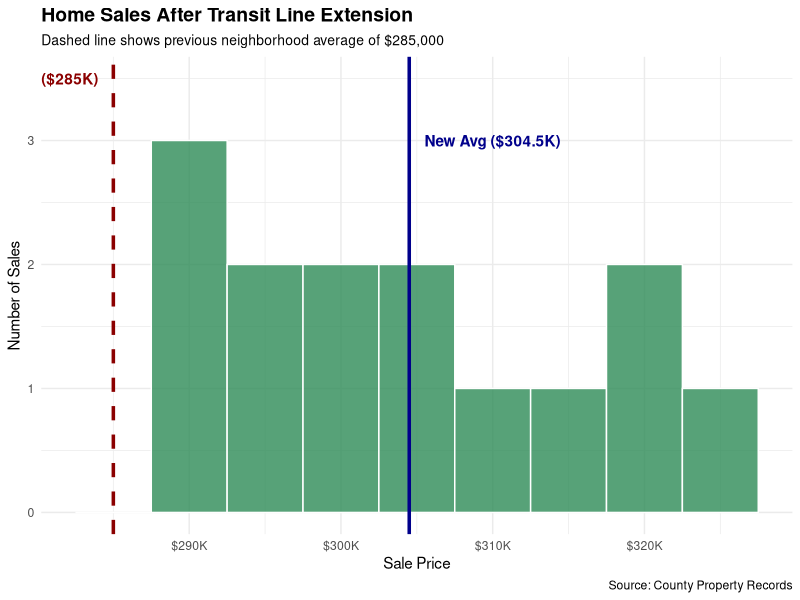

This figure's R source:
## ---- chunk 1
knitr::opts_chunk$set(echo = TRUE, message = FALSE, warning = FALSE)
options(scipen=999)
library(tidyverse)
## ---- chunk 2
# Known information about home values before the transit line
prior_mean <- 285000  # average home value
prior_sd <- 32000     # standard deviation

# Home sale prices after the transit line opened (14 homes)
new_prices <- c(297000, 305000, 292000, 318000, 290000, 311000, 299000, 
                325000, 302000, 288000, 307000, 315000, 320000, 294000)

# Create a journalist-friendly dataset
home_data <- tibble(
  sale_id = 1:14,
  sale_price = new_prices
)

# View the data
home_data
## ---- chunk 3
new_stats <- home_data |> 
  summarise(
    mean = mean(sale_price),
    sd = sd(sale_price),
    n = n()
  )

new_stats
## ---- chunk 4
# Function to format currency values
dollar_format <- function(x) {
  paste0("$", format(x/1000, big.mark=","), "K")
}

ggplot(home_data, aes(x = sale_price)) +
  geom_histogram(binwidth = 5000, fill = "seagreen", color = "white", alpha = 0.8) +
  geom_vline(xintercept = prior_mean, color = "darkred", size = 1.2, linetype = "dashed") +
  geom_vline(xintercept = new_stats$mean, color = "darkblue", size = 1.2) +
  annotate("text", x = prior_mean - 1000, y = 3.5,
           label = "Previous Avg ($285K)", hjust = 1, fontface = "bold", color = "darkred") +
  annotate("text", x = new_stats$mean + 1000, y = 3,
           label = paste0("New Avg (", dollar_format(new_stats$mean), ")"), 
           hjust = 0, fontface = "bold", color = "darkblue") +
  scale_x_continuous(labels = dollar_format) +
  labs(
    title = "Home Sales After Transit Line Extension",
    subtitle = "Dashed line shows previous neighborhood average of $285,000",
    x = "Sale Price",
    y = "Number of Sales",
    caption = "Source: County Property Records"
  ) +
  theme_minimal() +
  theme(
    plot.title = element_text(face = "bold", size = 14),
    plot.subtitle = element_text(size = 10)
  )
## ---- chunk 5
# Set the significance level
alpha <- 0.05

# Perform a one-sample t-test
# Since we want to know if home values INCREASED, we use alternative = "greater"
t_test_result <- t.test(
  home_data$sale_price,
  mu = prior_mean,
  alternative = "greater"
)

t_test_result
## ---- chunk 6
# Extract the p-value
p_value <- t_test_result$p.value

# Calculate the 95% confidence interval (two-sided for the full range)
ci <- t.test(home_data$sale_price)$conf.int

# Key statistics for your story
story_stats <- tibble(
  `Previous average` = dollar_format(prior_mean),
  `New average` = dollar_format(mean(new_prices)),
  `Increase` = dollar_format(mean(new_prices) - prior_mean),
  `Percent change` = paste0(round(((mean(new_prices) - prior_mean) / prior_mean) * 100, 1), "%"),
  `p-value` = p_value,
  `95% CI lower` = dollar_format(ci[1]),
  `95% CI upper` = dollar_format(ci[2]),
  `Significant?` = if_else(p_value < alpha, "Yes", "No")
)

story_stats
## ---- chunk 7
effect_size <- (mean(new_prices) - prior_mean) / prior_sd

effect_size_label <- case_when(
  abs(effect_size) < 0.2 ~ "Negligible",
  abs(effect_size) < 0.5 ~ "Small",
  abs(effect_size) < 0.8 ~ "Medium",
  TRUE ~ "Large"
)

tibble(
  `Cohen's d` = round(effect_size, 3),
  `Interpretation` = effect_size_label,
  `Dollar increase` = dollar_format(mean(new_prices) - prior_mean),
  `Percent increase` = paste0(round(((mean(new_prices) - prior_mean) / prior_mean) * 100, 1), "%")
)
